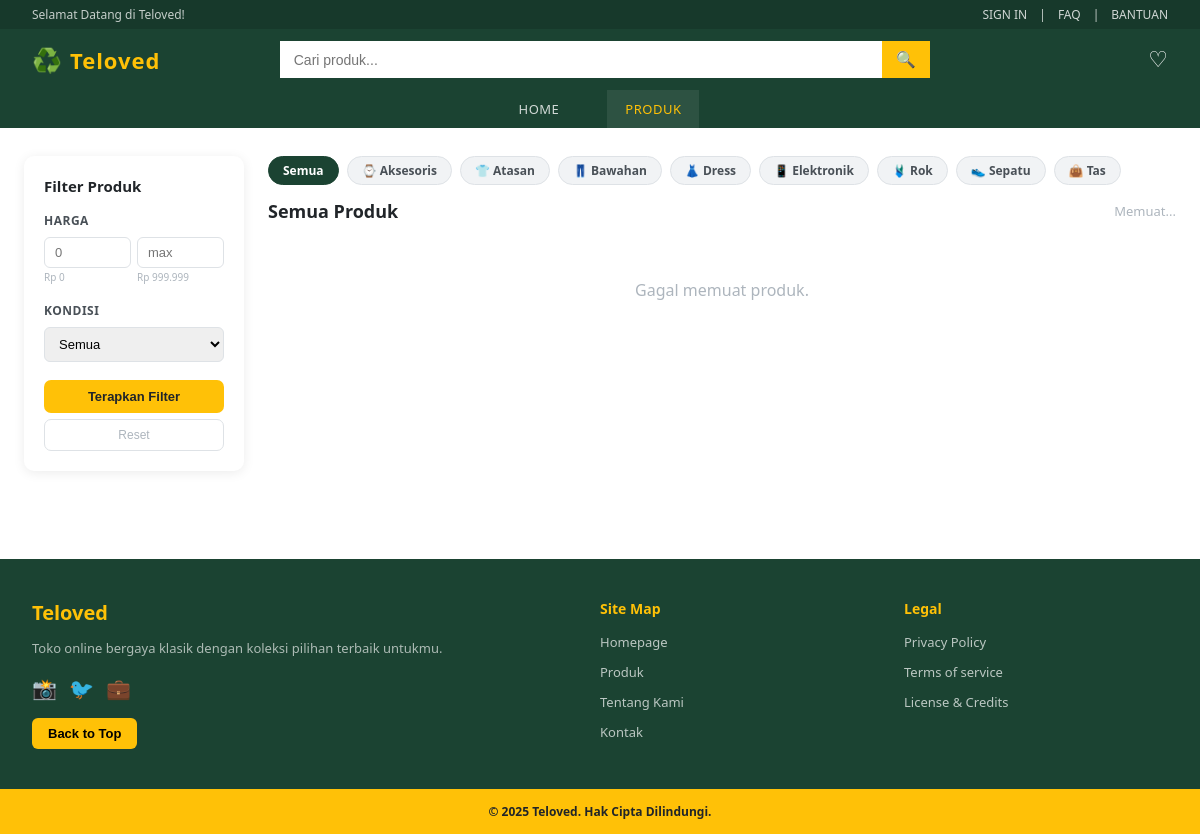
/products.php, run on the app's committed database.
### tables this page shows
CREATE TABLE categories (
    id INT AUTO_INCREMENT PRIMARY KEY,
    name VARCHAR(100) NOT NULL,
    slug VARCHAR(100) NOT NULL UNIQUE,
    icon VARCHAR(10) DEFAULT '🛍️',
    created_at TIMESTAMP DEFAULT CURRENT_TIMESTAMP
);

### products.php (the view, shortened to what this page needs)
<?php
$db = getDB();
$categories  = $db->query("SELECT * FROM categories ORDER BY name")->fetchAll();
$isLoggedIn  = isset($_SESSION['user']);
$currentUser = $isLoggedIn ? $_SESSION['user'] : null;
$searchQ   = htmlspecialchars($_GET['search'] ?? '');
$catSlug   = htmlspecialchars($_GET['category'] ?? '');
?>
<!DOCTYPE html>
<html lang="id">
<head>
    <link rel="stylesheet" href="assets/css/buyer.css">
</head>
<body>
    <header class="navbar">
        <div class="nav-top">
            <span class="nav-greet">Selamat Datang di Teloved!</span>
            <div class="nav-top-right">
                <?php if ($isLoggedIn): ?>
                    <span>Halo, <?= htmlspecialchars($currentUser['name']) ?></span>
                    <a href="<?= $currentUser['role'] ?>/dashboard.php">Dashboard</a>
                    <a href="logout.php">Logout</a>
                <?php else: ?>
                    <a href="login.php">SIGN IN</a>
                    <span>|</span>
                    <a href="#">FAQ</a>
                    <span>|</span>
                    <a href="#">BANTUAN</a>
                <?php endif; ?>
            </div>
        </div>
        <div class="nav-main">
            <a href="index.php" class="brand">
                <span>♻️</span>
                <span class="brand-name">Teloved</span>
            </a>
            <div class="search-box">
                <input type="text" id="searchInput" placeholder="Cari produk..." value="<?= $searchQ ?>">
                <button onclick="applySearch()">🔍</button>
            </div>
            <div class="nav-icons">
                <button onclick="goWishlist()" title="Wishlist">♡</button>
            </div>
        </div>
        <nav class="nav-bottom">
            <a href="index.php">HOME</a>
            <a href="products.php" class="active">PRODUK</a>
        </nav>
    </header>
    <div class="products-page">
        <div class="products-layout">
            <aside class="filter-sidebar">
                <h3>Filter Produk</h3>
                <div class="filter-group">
                    <label>Harga</label>
                    <div class="price-inputs">
                        <div>
                            <input type="number" id="minPrice" placeholder="0" min="0">
                            <div class="price-label">Rp 0</div>
                        </div>
                        <div>
                            <input type="number" id="maxPrice" placeholder="max" min="0">
                            <div class="price-label">Rp 999.999</div>
                        </div>
                    </div>
                </div>
                <div class="filter-group">
                    <label>Kondisi</label>
                    <select id="conditionSelect">
                        <option value="">Semua</option>
                    </select>
                </div>
                <button class="btn-filter" onclick="applyFilter()">Terapkan Filter</button>
                <button class="btn-reset" onclick="resetFilter()">Reset</button>
            </aside>
            <div>
                <div class="cat-pills">
                    <a href="products.php" class="cat-pill <?= !$catSlug ? 'active' : '' ?>">Semua</a>
                    <?php foreach ($categories as $cat): ?>
                    <a href="products.php?category=<?= $cat['slug'] ?>" class="cat-pill <?= $catSlug === $cat['slug'] ? 'active' : '' ?>">
                        <?= $cat['icon'] ?> <?= htmlspecialchars($cat['name']) ?>
                    </a>
                    <?php endforeach; ?>
                </div>
                <div class="products-header">
                    <h2 id="products-title">
                        <?= $searchQ ? 'Hasil pencarian: "' . $searchQ . '"' : ($catSlug ? 'Kategori: ' . ucfirst($catSlug) : 'Semua Produk') ?>
                    </h2>
                    <span class="products-count" id="products-count">Memuat...</span>
                </div>
                <div id="products-grid" class="products-grid-main">
                </div>
            </div>
        </div>
    </div>
    <footer class="footer">
        <div class="footer-grid">
            <div class="footer-brand">
                <h3>Teloved</h3>
                <p>Toko online bergaya klasik dengan koleksi pilihan terbaik untukmu.</p>
                <div class="social-links"><a href="#">📸</a><a href="#">🐦</a><a href="#">💼</a></div>
                <button onclick="window.scrollTo(0,0)" class="back-top">Back to Top</button>
            </div>
            <div class="footer-links">
                <h4>Site Map</h4>
                <ul>
                    <li><a href="index.php">Homepage</a></li>
                    <li><a href="products.php">Produk</a></li>
                    <li><a href="#">Tentang Kami</a></li>
                    <li><a href="#">Kontak</a></li>
                </ul>
            </div>
            <div class="footer-links">
                <h4>Legal</h4>
                <ul>
                    <li><a href="#">Privacy Policy</a></li>
                    <li><a href="#">Terms of service</a></li>
                    <li><a href="#">License & Credits</a></li>
                </ul>
            </div>
        </div>
        <div class="footer-bottom"><p>© 2025 Teloved. Hak Cipta Dilindungi.</p></div>
    </footer>
</body>
</html>

### assets/css/buyer.css (style rules this page uses)
* { margin: 0; padding: 0; box-sizing: border-box; }
:root { --primary: #1B4332; --primary-light: #2D6A4F; --accent: #FFC107; --accent-dark: #E0A800; --white: #FFFFFF; --gray-50: #F8F9FA; --gray-100: #F1F3F5; --gray-200: #E9ECEF; --gray-300: #DEE2E6; --gray-500: #ADB5BD; --gray-700: #495057; --gray-900: #212529; --danger: #DC3545; --success: #198754; --radius: 10px; --shadow: 0 2px 12px rgba(0,0,0,0.08); }
body { font-family: 'Segoe UI', system-ui, sans-serif; background: var(--white); color: var(--gray-900); }
.navbar { background: var(--primary); position: sticky; top: 0; z-index: 100; }
.nav-top { display: flex; justify-content: space-between; align-items: center; padding: 6px 32px; background: rgba(0,0,0,0.15); font-size: 12px; color: rgba(255,255,255,0.75); }
.nav-top a { color: rgba(255,255,255,0.80); text-decoration: none; }
.nav-top-right { display: flex; gap: 12px; align-items: center; }
.nav-main { display: flex; align-items: center; padding: 12px 32px; gap: 20px; }
.brand { display: flex; align-items: center; gap: 8px; text-decoration: none; }
.brand span:first-child { font-size: 24px; }
.brand-name { color: var(--accent); font-size: 22px; font-weight: 800; letter-spacing: 1px; }
.search-box { width: 650px; max-width: 650px; display: flex; margin-left: auto; margin-right: auto; }
.search-box input { flex: 1; padding: 9px 14px; border: none; font-size: 14px; outline: none; }
.search-box button { padding: 9px 14px; background: var(--accent); border: none; cursor: pointer; font-size: 16px; }
.nav-icons { display: flex; gap: 8px; margin-left: auto; }
.nav-icons button, .nav-icons a { background: none; border: none; cursor: pointer; color: var(--white); font-size: 22px; text-decoration: none; transition: color 0.2s; }
.nav-bottom { display: flex; justify-content: center; align-items: center; width: 100%; gap: 30px; padding: 0; }
.nav-bottom a { padding: 10px 18px; color: rgba(255,255,255,0.80); text-decoration: none; font-size: 13px; font-weight: 500; letter-spacing: 0.5px; transition: all 0.2s; }
.nav-bottom a:hover, .nav-bottom a.active { color: var(--accent); background: rgba(255,255,255,0.08); }
.filter-sidebar { background: var(--white); border-radius: var(--radius); padding: 20px; box-shadow: var(--shadow); position: sticky; top: 80px; }
.filter-sidebar h3 { font-size: 16px; font-weight: 700; margin-bottom: 16px; color: var(--gray-900); }
.filter-group { margin-bottom: 20px; }
.filter-group label { font-size: 13px; font-weight: 600; color: var(--gray-700); display: block; margin-bottom: 8px; }
.filter-group input, .filter-group select { width: 100%; padding: 8px 10px; border: 1.5px solid var(--gray-300); border-radius: 6px; font-size: 13px; outline: none; }
.footer { background: var(--primary); color: rgba(255,255,255,0.85); margin-top: 60px; }
.footer-grid { display: grid; grid-template-columns: 2fr 1fr 1fr; gap: 40px; padding: 40px 32px; }
.footer-brand h3 { color: var(--accent); font-size: 20px; font-weight: 800; margin-bottom: 12px; }
.footer-brand p { font-size: 13px; line-height: 1.6; margin-bottom: 16px; opacity: 0.75; }
.social-links { display: flex; gap: 12px; margin-bottom: 16px; }
.social-links a { font-size: 20px; text-decoration: none; }
.back-top { padding: 8px 16px; background: var(--accent); border: none; border-radius: 6px; cursor: pointer; font-weight: 600; font-size: 13px; }
.footer-links h4 { color: var(--accent); margin-bottom: 12px; font-size: 14px; }
.footer-links ul { list-style: none; display: flex; flex-direction: column; gap: 8px; }
.footer-links ul a { color: rgba(255,255,255,0.70); text-decoration: none; font-size: 13px; }
.footer-bottom { text-align: center; padding: 14px; background: var(--accent); color: var(--gray-900); font-size: 12px; font-weight: 600; }

### data on the page
categories: icon "⌚", name "Aksesoris"
categories: icon "👕", name "Atasan"
categories: icon "👖", name "Bawahan"
categories: icon "👗", name "Dress"
categories: icon "📱", name "Elektronik"
categories: icon "🩱", name "Rok"
categories: icon "👟", name "Sepatu"
categories: icon "👜", name "Tas"
